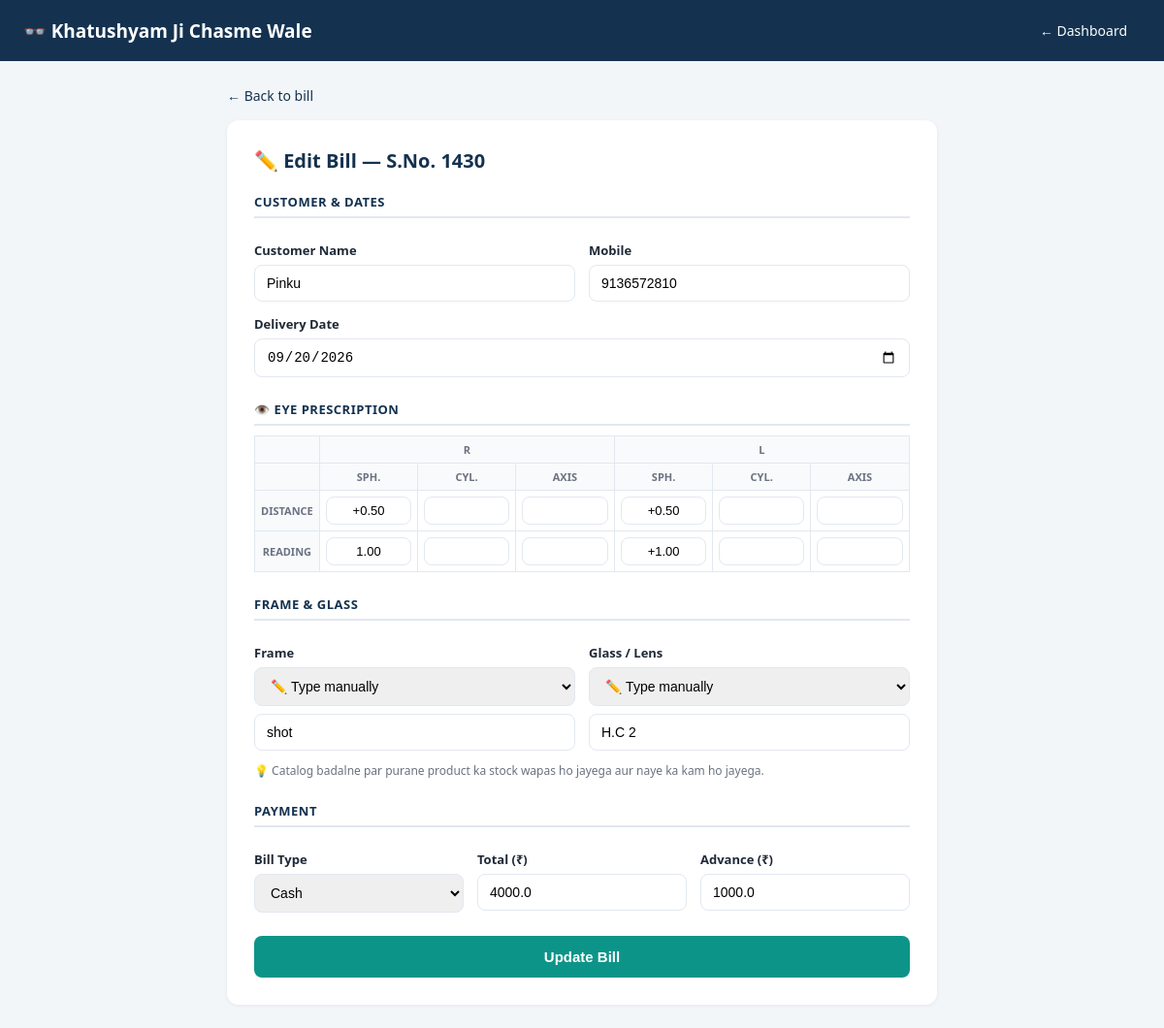
Screenshot of /bill/1/edit (signed in) with the database file from the repository.
### tables this page shows
CREATE TABLE bills (
            id INTEGER PRIMARY KEY AUTOINCREMENT,
            bill_number TEXT NOT NULL UNIQUE,
            sno INTEGER,
            customer_id INTEGER,
            bill_date TEXT NOT NULL,
            delivery_date TEXT,
            bill_type TEXT NOT NULL DEFAULT 'Cash',
            prescription_id INTEGER,
            dist_r_sph TEXT, dist_r_cyl TEXT, dist_r_axis TEXT,
            dist_l_sph TEXT, dist_l_cyl TEXT, dist_l_axis TEXT,
            read_r_sph TEXT, read_r_cyl TEXT, read_r_axis TEXT,
            read_l_sph TEXT, read_l_cyl TEXT, read_l_axis TEXT,
            frame TEXT,
            glass TEXT,
            total REAL NOT NULL DEFAULT 0,
            advance REAL NOT NULL DEFAULT 0,
            amount_received REAL NOT NULL DEFAULT 0,
            change_returned REAL NOT NULL DEFAULT 0,
            status TEXT NOT NULL DEFAULT 'active', frame_product_id INTEGER, glass_product_id INTEGER,
            FOREIGN KEY (customer_id) REFERENCES customers(id)
        );

CREATE TABLE customers (
            id INTEGER PRIMARY KEY AUTOINCREMENT,
            name TEXT NOT NULL,
            mobile TEXT UNIQUE,
            address TEXT,
            created_at TEXT NOT NULL
        );

### app.py (the view, shortened to what this page needs)
@app.route("/bill/<int:bill_id>/edit", methods=["GET", "POST"])
@login_required
def edit_bill(bill_id):
    db = get_db()
    bill = db.execute("""
        SELECT b.*, c.name as customer_name, c.mobile as customer_mobile
        FROM bills b LEFT JOIN customers c ON b.customer_id = c.id WHERE b.id = ?
    """, (bill_id,)).fetchone()
    if not bill:
        flash("Bill nahi mila.", "error")
        return redirect(url_for("bills"))
    all_products = db.execute("SELECT * FROM products ORDER BY name COLLATE NOCASE ASC").fetchall()
    return render_template("edit_bill.html", shop_name=SHOP_NAME, bill=bill, products=all_products)

### app.py (called while the page is built)
def get_db():
    if "db" not in g:
        g.db = sqlite3.connect(DB_PATH)
        g.db.row_factory = sqlite3.Row
        g.db.execute("PRAGMA foreign_keys = ON")
    return g.db

def login_required(view):
    @wraps(view)
    def wrapped(*args, **kwargs):
        if not session.get("logged_in"):
            return redirect(url_for("login"))
        return view(*args, **kwargs)
    return wrapped

### templates/edit_bill.html (shortened to what this page needs)
<!DOCTYPE html>
<html lang="en">
<head>
</head>
<body>
  <div class="navbar">
    <div class="brand">👓 {{ shop_name }}</div>
    <a href="{{ url_for('home') }}">← Dashboard</a>
  </div>
  <div class="container">
    <a class="back-link" href="{{ url_for('view_bill', bill_id=bill.id) }}">← Back to bill</a>
    <div class="card">
      <h2>✏️ Edit Bill — S.No. {{ bill.sno or bill.bill_number }}</h2>
      <form method="POST">
        <div class="section-title">Customer &amp; Dates</div>
        <div class="form-row">
          <div>
            <label for="customer_name">Customer Name</label>
            <input type="text" id="customer_name" name="customer_name" value="{{ bill.customer_name or '' }}">
          </div>
          <div>
            <label for="customer_mobile">Mobile</label>
            <input type="text" id="customer_mobile" name="customer_mobile" value="{{ bill.customer_mobile or '' }}">
          </div>
        </div>
        <label for="delivery_date">Delivery Date</label>
        <input type="date" id="delivery_date" name="delivery_date" value="{{ bill.delivery_date or '' }}">
        <div class="section-title">👁️ Eye Prescription</div>
        <table class="presc-table">
          <tr><th></th><th colspan="3">R</th><th colspan="3">L</th></tr>
          <tr><th></th><th>Sph.</th><th>Cyl.</th><th>Axis</th><th>Sph.</th><th>Cyl.</th><th>Axis</th></tr>
          <tr>
            <th>Distance</th>
            <td><input type="text" name="dist_r_sph" value="{{ bill.dist_r_sph or '' }}"></td>
            <td><input type="text" name="dist_r_cyl" value="{{ bill.dist_r_cyl or '' }}"></td>
            <td><input type="text" name="dist_r_axis" value="{{ bill.dist_r_axis or '' }}"></td>
            <td><input type="text" name="dist_l_sph" value="{{ bill.dist_l_sph or '' }}"></td>
            <td><input type="text" name="dist_l_cyl" value="{{ bill.dist_l_cyl or '' }}"></td>
            <td><input type="text" name="dist_l_axis" value="{{ bill.dist_l_axis or '' }}"></td>
          </tr>
          <tr>
            <th>Reading</th>
            <td><input type="text" name="read_r_sph" value="{{ bill.read_r_sph or '' }}"></td>
            <td><input type="text" name="read_r_cyl" value="{{ bill.read_r_cyl or '' }}"></td>
            <td><input type="text" name="read_r_axis" value="{{ bill.read_r_axis or '' }}"></td>
            <td><input type="text" name="read_l_sph" value="{{ bill.read_l_sph or '' }}"></td>
            <td><input type="text" name="read_l_cyl" value="{{ bill.read_l_cyl or '' }}"></td>
            <td><input type="text" name="read_l_axis" value="{{ bill.read_l_axis or '' }}"></td>
          </tr>
        </table>
        <div class="section-title">Frame &amp; Glass</div>
        <div class="form-row">
          <div>
            <label for="frame_select">Frame</label>
            <select id="frame_select" onchange="handleCatalogChange('frame')">
              <option value="__manual__" {% if not bill.frame_product_id %}selected{% endif %}>✏️ Type manually</option>
            </select>
            <input type="text" id="frame" name="frame" value="{{ bill.frame or '' }}"
              {% if bill.frame_product_id %}readonly{% endif %} style="margin-top:8px;">
          </div>
          <div>
            <label for="glass_select">Glass / Lens</label>
            <select id="glass_select" onchange="handleCatalogChange('glass')">
              <option value="__manual__" {% if not bill.glass_product_id %}selected{% endif %}>✏️ Type manually</option>
            </select>
            <input type="text" id="glass" name="glass" value="{{ bill.glass or '' }}"
              {% if bill.glass_product_id %}readonly{% endif %} style="margin-top:8px;">
          </div>
        </div>
        <div class="stock-hint">💡 Catalog badalne par purane product ka stock wapas ho jayega aur naye ka kam ho jayega.</div>
        <div class="section-title">Payment</div>
        <div class="form-row-3">
          <div>
            <label for="bill_type">Bill Type</label>
            <select id="bill_type" name="bill_type">
              <option value="Cash" {% if bill.bill_type == 'Cash' %}selected{% endif %}>Cash</option>
            </select>
          </div>
          <div>
            <label for="total">Total (₹)</label>
            <input type="number" id="total" name="total" step="0.01" min="0.01" value="{{ bill.total }}" required>
          </div>
          <div>
            <label for="advance">Advance (₹)</label>
            <input type="number" id="advance" name="advance" step="0.01" min="0" value="{{ bill.advance }}">
          </div>
        </div>
        <button type="submit" class="submit-btn">Update Bill</button>
      </form>
    </div>
  </div>
</body>
</html>

### templates/edit_bill.html (style rules this page uses)
:root { --navy: #14324f; --teal: #0d9488; --teal-light: #14b8a6; --bg: #f3f6f9; --card: #ffffff; --text: #1f2937; --muted: #6b7280; --border: #e2e8f0; --error: #dc2626; --success: #16a34a; }
* { box-sizing: border-box; }
body { margin: 0; font-family: 'Segoe UI', system-ui, sans-serif; background: var(--bg); color: var(--text); }
.navbar { background: var(--navy); color: white; padding: 14px 24px; display: flex; align-items: center; justify-content: space-between; }
.navbar .brand { font-size: 19px; font-weight: 700; }
.navbar a { color: white; text-decoration: none; font-size: 14px; padding: 8px 14px; border-radius: 6px; }
.container { max-width: 780px; margin: 0 auto; padding: 24px; }
.back-link { display: inline-block; margin-bottom: 16px; color: var(--navy); text-decoration: none; font-size: 14px; }
.card { background: var(--card); border-radius: 12px; padding: 28px; box-shadow: 0 1px 4px rgba(0,0,0,0.06); }
.card h2 { margin: 0 0 20px; color: var(--navy); font-size: 20px; }
.section-title { font-size: 13px; font-weight: 700; color: var(--navy); text-transform: uppercase; letter-spacing: 0.5px; margin: 24px 0 10px; border-bottom: 2px solid var(--border); padding-bottom: 6px; }
.section-title:first-of-type { margin-top: 0; }
.form-row { display: grid; grid-template-columns: 1fr 1fr; gap: 14px; }
.form-row-3 { display: grid; grid-template-columns: 1fr 1fr 1fr; gap: 14px; }
label { display: block; font-size: 13px; font-weight: 600; margin-bottom: 6px; margin-top: 14px; }
input, select { width: 100%; padding: 10px 12px; border: 1.5px solid var(--border); border-radius: 8px; font-size: 14px; }
.presc-table { width: 100%; border-collapse: collapse; margin-top: 8px; }
.presc-table th, .presc-table td { border: 1px solid var(--border); padding: 6px; text-align: center; }
.presc-table th { background: #f8fafc; font-size: 11px; color: var(--muted); text-transform: uppercase; }
.presc-table input { padding: 6px; text-align: center; font-size: 13px; }
button.submit-btn { margin-top: 24px; padding: 13px 24px; background: var(--teal); color: white; border: none; border-radius: 8px; font-size: 15px; font-weight: 700; cursor: pointer; width: 100%; }
.stock-hint { font-size: 12px; color: var(--muted); margin-top: 8px; }

### rows the page displays
bills: sno "1430", delivery_date "09/20/2026", dist_r_sph "+0.50", dist_l_sph "+0.50", read_r_sph "1.00", read_l_sph "+1.00", frame "shot", glass "H.C 2", bill_type "Cash", total "4000.0", advance "1000.0"
customers: customer_name "Pinku", customer_mobile "9136572810"

### other values shown
{{ shop_name }} "Khatushyam Ji Chasme Wale"
